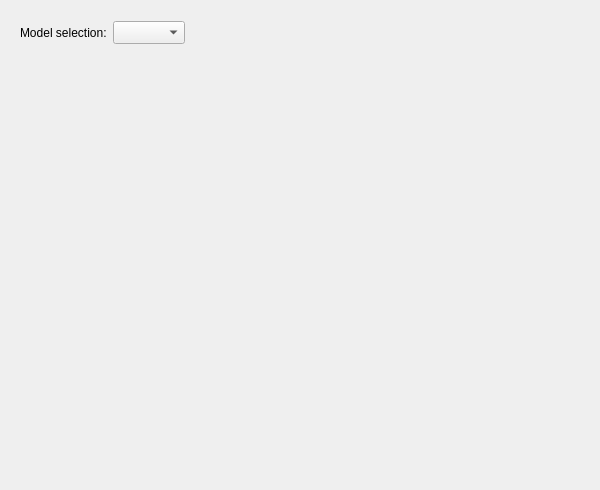
      <widget class="QWidget" name="tab_4">
       <attribute name="title">
        <string>LSM</string>
       </attribute>
       <widget class="QLabel" name="label_51">
        <property name="geometry">
         <rect>
          <x>9</x>
          <y>270</y>
          <width>16</width>
          <height>18</height>
         </rect>
        </property>
        <property name="text">
         <string/>
        </property>
       </widget>
       <widget class="QWidget" name="layoutWidget">
        <property name="geometry">
         <rect>
          <x>20</x>
          <y>20</y>
          <width>571</width>
          <height>25</height>
         </rect>
        </property>
        <layout class="QHBoxLayout" name="horizontalLayout_2">
         <item>
          <widget class="QLabel" name="label_50">
           <property name="minimumSize">
            <size>
             <width>0</width>
             <height>23</height>
            </size>
           </property>
           <property name="maximumSize">
            <size>
             <width>16777215</width>
             <height>23</height>
            </size>
           </property>
           <property name="text">
            <string>Model selection:</string>
           </property>
          </widget>
         </item>
         <item>
          <widget class="QComboBox" name="comboBox_3">
           <property name="sizePolicy">
            <sizepolicy hsizetype="Preferred" vsizetype="Maximum">
             <horstretch>0</horstretch>
             <verstretch>0</verstretch>
            </sizepolicy>
           </property>
           <property name="maximumSize">
            <size>
             <width>16777215</width>
             <height>23</height>
            </size>
           </property>
          </widget>
         </item>
         <item>
          <spacer name="horizontalSpacer_28">
           <property name="orientation">
            <enum>Qt::Horizontal</enum>
           </property>
           <property name="sizeHint" stdset="0">
            <size>
             <width>40</width>
             <height>20</height>
            </size>
           </property>
          </spacer>
         </item>
        </layout>
       </widget>
       <widget class="QLabel" name="label_53">
        <property name="geometry">
         <rect>
          <x>70</x>
          <y>100</y>
          <width>251</width>
          <height>23</height>
         </rect>
        </property>
        <property name="minimumSize">
         <size>
          <width>0</width>
          <height>23</height>
         </size>
        </property>
        <property name="maximumSize">
         <size>
          <width>16777215</width>
          <height>500</height>
         </size>
        </property>
        <property name="text">
         <string/>
        </property>
       </widget>
       <widget class="QLabel" name="label_54">
        <property name="geometry">
         <rect>
          <x>40</x>
          <y>60</y>
          <width>551</width>
          <height>421</height>
         </rect>
        </property>
        <property name="minimumSize">
         <size>
          <width>0</width>
          <height>23</height>
         </size>
        </property>
        <property name="maximumSize">
         <size>
          <width>16777215</width>
          <height>450</height>
         </size>
        </property>
        <property name="text">
         <string/>
        </property>
       </widget>
       <widget class="QLabel" name="label_141">
        <property name="geometry">
         <rect>
          <x>490</x>
          <y>270</y>
          <width>91</width>
          <height>201</height>
         </rect>
        </property>
        <property name="minimumSize">
         <size>
          <width>0</width>
          <height>23</height>
         </size>
        </property>
        <property name="maximumSize">
         <size>
          <width>16777215</width>
          <height>400</height>
         </size>
        </property>
        <property name="text">
         <string/>
        </property>
       </widget>
      </widget>
